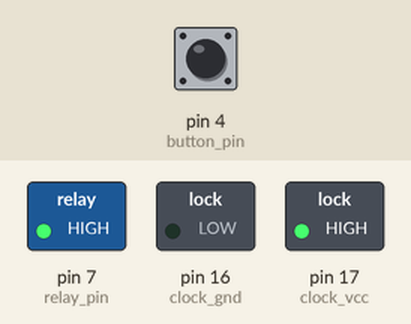
Simulated run of this sketch. Board: Arduino Uno, built with avr-gcc and run on an emulated ATmega328P. Parts: switched loads named in the sketch (green lamp = pin HIGH). The inputs (shaded band) are chosen by the test bench; at power-on: pin 4 (button_pin) HIGH. The local clock reads 2024-03-15 10:24:30 at power-on unless the sketch sets it.

Above: at 2.8 s.
2.9 s: pin 4 (button_pin) pulled LOW for 1.2 s
At 3.8 s:
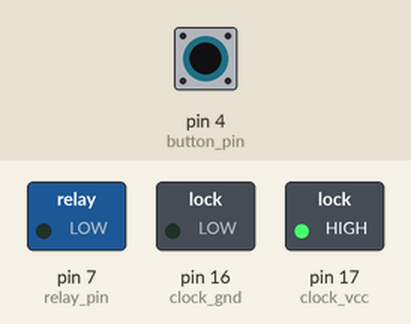
5.6 s: pin 4 (button_pin) pulled LOW for 3.2 s
At 9.2 s:
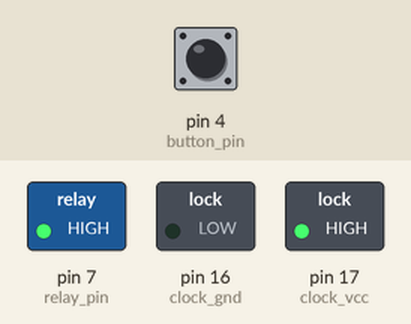
Timing chart, 0 to 10.7 s (numbered marks = the images above; inputs shaded):
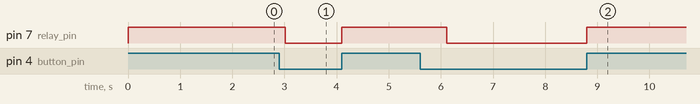

The sketch:

cpp_pure.ino
```cpp
#include <DS3231.h> // https://github.com/NorthernWidget/DS3231 (v1.0.7)
#include <Wire.h>

#define clock_vcc 17
#define clock_gnd 16
#define button_pin 4
#define relay_pin 7

bool century = false;
bool h12Flag;
bool pmFlag;
byte hour;
byte minute;
byte second;

DS3231 clock;

void setupClock() {
  clock.setClockMode(false);  // set to 24h format
  clock.setYear(22);
  clock.setMonth(4);
  clock.setDate(3);
  clock.setDoW(1);
  clock.setHour(0);
  clock.setMinute(3);
  clock.setSecond(0);
}

void printClock(byte clock_hour, byte clock_minute, byte clock_second) {
  Serial.print(clock_hour);
  Serial.print(":");
  Serial.print(clock_minute);
  Serial.print(":");
  Serial.println(clock_second);
}

void activate_siren() {
  digitalWrite(relay_pin, LOW);
}

void deactivate_siren() {
  digitalWrite(relay_pin, HIGH);
}

void activate_siren_with_delay() {
  activate_siren();
  delay(6000);
  deactivate_siren();
}

void setup() {
  pinMode(button_pin, INPUT_PULLUP);
  pinMode(relay_pin, OUTPUT);
  pinMode(clock_vcc, OUTPUT);
  pinMode(clock_gnd, OUTPUT);

  digitalWrite(clock_vcc, HIGH);
  digitalWrite(clock_gnd, LOW);
  digitalWrite(relay_pin, HIGH);
  Wire.begin();

  // Serial.begin(9600);
  // setupClock();
}

void loop() {
  if (digitalRead(button_pin)) {
    deactivate_siren();
    delay(1000);
    hour = clock.getHour(h12Flag, pmFlag); // 24h format
    minute = clock.getMinute();
    second = clock.getSecond();
    // printClock(hour, minute, second);
    if (hour == 7 and minute == 5 and second == 0) {
      activate_siren_with_delay();
    }
    else if (hour == 7 and minute == 10 and second == 0) {
      activate_siren_with_delay();
    }
    else if (hour == 9 and minute == 15 and second == 0) {
      activate_siren_with_delay();
    }
    else if (hour == 9 and minute == 20 and second == 0) {
      activate_siren_with_delay();
    }
    else if (hour == 12 and minute == 45 and second == 0) {
      activate_siren_with_delay();
    }
    else if (hour == 12 and minute == 50 and second == 0) {
      activate_siren_with_delay();
    }
    else if (hour == 14 and minute == 55 and second == 0) {
      activate_siren_with_delay();
    }
    else if (hour == 15 and minute == 0 and second == 0) {
      activate_siren_with_delay();
    }
    else if (hour == 16 and minute == 40 and second == 0) {
      activate_siren_with_delay();
    }
  }
  else {
    activate_siren();
  }
}
```

Measured:
- after the input at 2.9 s, pin 7 (relay_pin): HIGH → LOW after 0.11 s, → HIGH 1.1 s later
- after the input at 5.6 s, pin 7 (relay_pin): HIGH → LOW after 0.51 s, → HIGH 2.7 s later
